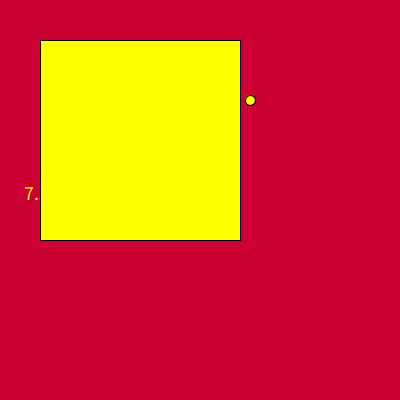
Frame 1 (no input)
Frame 60 (the mouse pressed at the canvas centre just before this capture): identical to frame 1, image omitted
Frame 120 (the mouse held since frame 60 and released just before this capture): identical to frame 1, image omitted

The Processing sketch that drew this single still picture (run headless with seeded random() and noise(); from frame 60 on, the mouse is pressed at the canvas centre):

// Processing sketch: NotesLec5
// ── NotesLec5.pde
PVector p1 = new PVector(5, 6);
PVector p2 = new PVector(5, 6, 7);

ArrayList<PVector>Vecs = new ArrayList<PVector>();
//ArrayList<float>floats = new ArrayList<float>();

float x = 6; 

void setup(){
  size(400, 400);
  for(int i = 0; i<10; i++){
    println(i);
  }
}

color blue = color(0, 0, 255);
color red = color(255, 0, 0);

void draw(){
  
//  strokeWeight(0);
//noStroke();
 
  background(lerpColor(red, blue, .2));
  
  //translate(x, y)
  
  //(255, 255, 255)
  //(0, 0, 0)
  
  //text stuff
  fill(255, 255, 0);
  textSize(20);
  //text("THING", x, y);
  text(lerp(5, 10, .5), 20, 200);
  
    pushMatrix();
      translate(200, 50);
  ellipse(50, 50, 10, 10);
    popMatrix();
    
  rect(40, 40, 200, 200);
  
 

}
